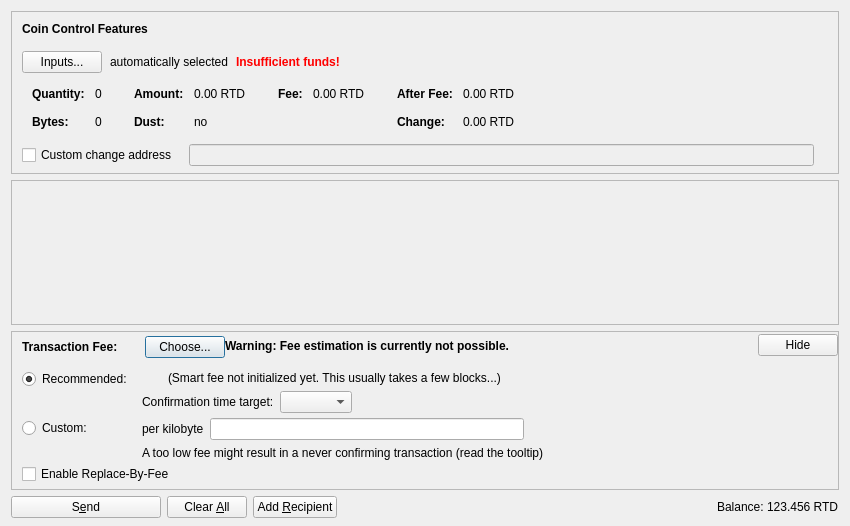
<?xml version="1.0" encoding="UTF-8"?>
<ui version="4.0">
 <class>SendCoinsDialog</class>
 <widget class="QDialog" name="SendCoinsDialog">
  <property name="geometry">
   <rect>
    <x>0</x>
    <y>0</y>
    <width>850</width>
    <height>526</height>
   </rect>
  </property>
  <property name="windowTitle">
   <string>Send Coins</string>
  </property>
  <layout class="QVBoxLayout" name="verticalLayout" stretch="0,1,0,0">
   <property name="bottomMargin">
    <number>8</number>
   </property>
   <item>
    <widget class="QFrame" name="frameCoinControl">
     <property name="sizePolicy">
      <sizepolicy hsizetype="Expanding" vsizetype="Expanding">
       <horstretch>0</horstretch>
       <verstretch>0</verstretch>
      </sizepolicy>
     </property>
     <property name="maximumSize">
      <size>
       <width>16777215</width>
       <height>16777215</height>
      </size>
     </property>
     <property name="frameShape">
      <enum>QFrame::StyledPanel</enum>
     </property>
     <property name="frameShadow">
      <enum>QFrame::Sunken</enum>
     </property>
     <layout class="QVBoxLayout" name="verticalLayoutCoinControl2">
      <property name="spacing">
       <number>0</number>
      </property>
      <property name="leftMargin">
       <number>0</number>
      </property>
      <property name="topMargin">
       <number>0</number>
      </property>
      <property name="rightMargin">
       <number>0</number>
      </property>
      <property name="bottomMargin">
       <number>6</number>
      </property>
      <item>
       <layout class="QVBoxLayout" name="verticalLayoutCoinControl" stretch="0,0,0,0,1">
        <property name="spacing">
         <number>0</number>
        </property>
        <property name="leftMargin">
         <number>10</number>
        </property>
        <property name="topMargin">
         <number>10</number>
        </property>
        <item>
         <layout class="QHBoxLayout" name="horizontalLayoutCoinControl1">
          <property name="bottomMargin">
           <number>15</number>
          </property>
          <item>
           <widget class="QLabel" name="labelCoinControlFeatures">
            <property name="sizePolicy">
             <sizepolicy hsizetype="Preferred" vsizetype="Maximum">
              <horstretch>0</horstretch>
              <verstretch>0</verstretch>
             </sizepolicy>
            </property>
            <property name="font">
             <font>
              <weight>75</weight>
              <bold>true</bold>
             </font>
            </property>
            <property name="styleSheet">
             <string notr="true">font-weight:bold;</string>
            </property>
            <property name="text">
             <string>Coin Control Features</string>
            </property>
           </widget>
          </item>
         </layout>
        </item>
        <item>
         <layout class="QHBoxLayout" name="horizontalLayoutCoinControl2" stretch="0,0,0,0">
          <property name="spacing">
           <number>8</number>
          </property>
          <property name="bottomMargin">
           <number>10</number>
          </property>
          <item>
           <widget class="QPushButton" name="pushButtonCoinControl">
            <property name="styleSheet">
             <string notr="true"/>
            </property>
            <property name="text">
             <string>Inputs...</string>
            </property>
            <property name="autoDefault">
             <bool>false</bool>
            </property>
           </widget>
          </item>
          <item>
           <widget class="QLabel" name="labelCoinControlAutomaticallySelected">
            <property name="text">
             <string>automatically selected</string>
            </property>
            <property name="margin">
             <number>5</number>
            </property>
           </widget>
          </item>
          <item>
           <widget class="QLabel" name="labelCoinControlInsuffFunds">
            <property name="font">
             <font>
              <weight>75</weight>
              <bold>true</bold>
             </font>
            </property>
            <property name="styleSheet">
             <string notr="true">color:red;font-weight:bold;</string>
            </property>
            <property name="text">
             <string>Insufficient funds!</string>
            </property>
            <property name="margin">
             <number>5</number>
            </property>
           </widget>
          </item>
          <item>
           <spacer name="horizontalSpacerCoinControl">
            <property name="orientation">
             <enum>Qt::Horizontal</enum>
            </property>
            <property name="sizeHint" stdset="0">
             <size>
              <width>40</width>
              <height>1</height>
             </size>
            </property>
           </spacer>
          </item>
         </layout>
        </item>
        <item>
         <widget class="QWidget" name="widgetCoinControl" native="true">
          <property name="sizePolicy">
           <sizepolicy hsizetype="Preferred" vsizetype="Preferred">
            <horstretch>0</horstretch>
            <verstretch>0</verstretch>
           </sizepolicy>
          </property>
          <property name="minimumSize">
           <size>
            <width>0</width>
            <height>0</height>
           </size>
          </property>
          <property name="styleSheet">
           <string notr="true"/>
          </property>
          <layout class="QHBoxLayout" name="horizontalLayoutCoinControl5">
           <property name="leftMargin">
            <number>0</number>
           </property>
           <property name="topMargin">
            <number>0</number>
           </property>
           <property name="rightMargin">
            <number>0</number>
           </property>
           <property name="bottomMargin">
            <number>0</number>
           </property>
           <item>
            <layout class="QHBoxLayout" name="horizontalLayoutCoinControl3" stretch="0,0,0,1">
             <property name="spacing">
              <number>20</number>
             </property>
             <property name="topMargin">
              <number>0</number>
             </property>
             <property name="bottomMargin">
              <number>10</number>
             </property>
             <item>
              <layout class="QFormLayout" name="formLayoutCoinControl1">
               <property name="horizontalSpacing">
                <number>10</number>
               </property>
               <property name="verticalSpacing">
                <number>14</number>
               </property>
               <property name="leftMargin">
                <number>10</number>
               </property>
               <property name="topMargin">
                <number>4</number>
               </property>
               <property name="rightMargin">
                <number>6</number>
               </property>
               <item row="0" column="0">
                <widget class="QLabel" name="labelCoinControlQuantityText">
                 <property name="font">
                  <font>
                   <weight>75</weight>
                   <bold>true</bold>
                  </font>
                 </property>
                 <property name="text">
                  <string>Quantity:</string>
                 </property>
                 <property name="margin">
                  <number>0</number>
                 </property>
                </widget>
               </item>
               <item row="0" column="1">
                <widget class="QLabel" name="labelCoinControlQuantity">
                 <property name="cursor">
                  <cursorShape>IBeamCursor</cursorShape>
                 </property>
                 <property name="contextMenuPolicy">
                  <enum>Qt::ActionsContextMenu</enum>
                 </property>
                 <property name="text">
                  <string notr="true">0</string>
                 </property>
                 <property name="margin">
                  <number>0</number>
                 </property>
                 <property name="textInteractionFlags">
                  <set>Qt::LinksAccessibleByMouse|Qt::TextSelectableByKeyboard|Qt::TextSelectableByMouse</set>
                 </property>
                </widget>
               </item>
               <item row="1" column="0">
                <widget class="QLabel" name="labelCoinControlBytesText">
                 <property name="font">
                  <font>
                   <weight>75</weight>
                   <bold>true</bold>
                  </font>
                 </property>
                 <property name="text">
                  <string>Bytes:</string>
                 </property>
                </widget>
               </item>
               <item row="1" column="1">
                <widget class="QLabel" name="labelCoinControlBytes">
                 <property name="cursor">
                  <cursorShape>IBeamCursor</cursorShape>
                 </property>
                 <property name="contextMenuPolicy">
                  <enum>Qt::ActionsContextMenu</enum>
                 </property>
                 <property name="text">
                  <string notr="true">0</string>
                 </property>
                 <property name="textInteractionFlags">
                  <set>Qt::LinksAccessibleByMouse|Qt::TextSelectableByKeyboard|Qt::TextSelectableByMouse</set>
                 </property>
                </widget>
               </item>
              </layout>
             </item>
             <item>
              <layout class="QFormLayout" name="formLayoutCoinControl2">
               <property name="horizontalSpacing">
                <number>10</number>
               </property>
               <property name="verticalSpacing">
                <number>14</number>
               </property>
               <property name="leftMargin">
                <number>6</number>
               </property>
               <property name="topMargin">
                <number>4</number>
               </property>
               <property name="rightMargin">
                <number>6</number>
               </property>
               <item row="0" column="0">
                <widget class="QLabel" name="labelCoinControlAmountText">
                 <property name="font">
                  <font>
                   <weight>75</weight>
                   <bold>true</bold>
                  </font>
                 </property>
                 <property name="text">
                  <string>Amount:</string>
                 </property>
                 <property name="margin">
                  <number>0</number>
                 </property>
                </widget>
               </item>
               <item row="0" column="1">
                <widget class="QLabel" name="labelCoinControlAmount">
                 <property name="cursor">
                  <cursorShape>IBeamCursor</cursorShape>
                 </property>
                 <property name="contextMenuPolicy">
                  <enum>Qt::ActionsContextMenu</enum>
                 </property>
                 <property name="text">
                  <string notr="true">0.00 RTD</string>
                 </property>
                 <property name="textInteractionFlags">
                  <set>Qt::LinksAccessibleByMouse|Qt::TextSelectableByKeyboard|Qt::TextSelectableByMouse</set>
                 </property>
                </widget>
               </item>
               <item row="1" column="0">
                <widget class="QLabel" name="labelCoinControlLowOutputText">
                 <property name="font">
                  <font>
                   <weight>75</weight>
                   <bold>true</bold>
                  </font>
                 </property>
                 <property name="text">
                  <string>Dust:</string>
                 </property>
                </widget>
               </item>
               <item row="1" column="1">
                <widget class="QLabel" name="labelCoinControlLowOutput">
                 <property name="cursor">
                  <cursorShape>IBeamCursor</cursorShape>
                 </property>
                 <property name="contextMenuPolicy">
                  <enum>Qt::ActionsContextMenu</enum>
                 </property>
                 <property name="text">
                  <string notr="true">no</string>
                 </property>
                 <property name="textInteractionFlags">
                  <set>Qt::LinksAccessibleByMouse|Qt::TextSelectableByKeyboard|Qt::TextSelectableByMouse</set>
                 </property>
                </widget>
               </item>
              </layout>
             </item>
             <item>
              <layout class="QFormLayout" name="formLayoutCoinControl3">
               <property name="horizontalSpacing">
                <number>10</number>
               </property>
               <property name="verticalSpacing">
                <number>14</number>
               </property>
               <property name="leftMargin">
                <number>6</number>
               </property>
               <property name="topMargin">
                <number>4</number>
               </property>
               <property name="rightMargin">
                <number>6</number>
               </property>
               <item row="0" column="0">
                <widget class="QLabel" name="labelCoinControlFeeText">
                 <property name="font">
                  <font>
                   <weight>75</weight>
                   <bold>true</bold>
                  </font>
                 </property>
                 <property name="text">
                  <string>Fee:</string>
                 </property>
                 <property name="margin">
                  <number>0</number>
                 </property>
                </widget>
               </item>
               <item row="0" column="1">
                <widget class="QLabel" name="labelCoinControlFee">
                 <property name="cursor">
                  <cursorShape>IBeamCursor</cursorShape>
                 </property>
                 <property name="contextMenuPolicy">
                  <enum>Qt::ActionsContextMenu</enum>
                 </property>
                 <property name="text">
                  <string notr="true">0.00 RTD</string>
                 </property>
                 <property name="textInteractionFlags">
                  <set>Qt::LinksAccessibleByMouse|Qt::TextSelectableByKeyboard|Qt::TextSelectableByMouse</set>
                 </property>
                </widget>
               </item>
              </layout>
             </item>
             <item>
              <layout class="QFormLayout" name="formLayoutCoinControl4">
               <property name="horizontalSpacing">
                <number>10</number>
               </property>
               <property name="verticalSpacing">
                <number>14</number>
               </property>
               <property name="leftMargin">
                <number>6</number>
               </property>
               <property name="topMargin">
                <number>4</number>
               </property>
               <property name="rightMargin">
                <number>6</number>
               </property>
               <item row="0" column="0">
                <widget class="QLabel" name="labelCoinControlAfterFeeText">
                 <property name="font">
                  <font>
                   <weight>75</weight>
                   <bold>true</bold>
                  </font>
                 </property>
                 <property name="text">
                  <string>After Fee:</string>
                 </property>
                 <property name="margin">
                  <number>0</number>
                 </property>
                </widget>
               </item>
               <item row="0" column="1">
                <widget class="QLabel" name="labelCoinControlAfterFee">
                 <property name="cursor">
                  <cursorShape>IBeamCursor</cursorShape>
                 </property>
                 <property name="contextMenuPolicy">
                  <enum>Qt::ActionsContextMenu</enum>
                 </property>
                 <property name="text">
                  <string notr="true">0.00 RTD</string>
                 </property>
                 <property name="textInteractionFlags">
                  <set>Qt::LinksAccessibleByMouse|Qt::TextSelectableByKeyboard|Qt::TextSelectableByMouse</set>
                 </property>
                </widget>
               </item>
               <item row="1" column="0">
                <widget class="QLabel" name="labelCoinControlChangeText">
                 <property name="font">
                  <font>
                   <weight>75</weight>
                   <bold>true</bold>
                  </font>
                 </property>
                 <property name="text">
                  <string>Change:</string>
                 </property>
                </widget>
               </item>
               <item row="1" column="1">
                <widget class="QLabel" name="labelCoinControlChange">
                 <property name="cursor">
                  <cursorShape>IBeamCursor</cursorShape>
                 </property>
                 <property name="contextMenuPolicy">
                  <enum>Qt::ActionsContextMenu</enum>
                 </property>
                 <property name="text">
                  <string notr="true">0.00 RTD</string>
                 </property>
                 <property name="textInteractionFlags">
                  <set>Qt::LinksAccessibleByMouse|Qt::TextSelectableByKeyboard|Qt::TextSelectableByMouse</set>
                 </property>
                </widget>
               </item>
              </layout>
             </item>
            </layout>
           </item>
          </layout>
         </widget>
        </item>
        <item>
         <layout class="QHBoxLayout" name="horizontalLayoutCoinControl4" stretch="0,0,0">
          <property name="spacing">
           <number>12</number>
          </property>
          <property name="sizeConstraint">
           <enum>QLayout::SetDefaultConstraint</enum>
          </property>
          <property name="topMargin">
           <number>5</number>
          </property>
          <property name="rightMargin">
           <number>5</number>
          </property>
          <item>
           <widget class="QCheckBox" name="checkBoxCoinControlChange">
            <property name="toolTip">
             <string>If this is activated, but the change address is empty or invalid, change will be sent to a newly generated address.</string>
            </property>
            <property name="text">
             <string>Custom change address</string>
            </property>
           </widget>
          </item>
          <item>
           <widget class="QValidatedLineEdit" name="lineEditCoinControlChange">
            <property name="enabled">
             <bool>false</bool>
            </property>
            <property name="sizePolicy">
             <sizepolicy hsizetype="Expanding" vsizetype="Fixed">
              <horstretch>0</horstretch>
              <verstretch>0</verstretch>
             </sizepolicy>
            </property>
           </widget>
          </item>
          <item>
           <widget class="QLabel" name="labelCoinControlChangeLabel">
            <property name="sizePolicy">
             <sizepolicy hsizetype="Preferred" vsizetype="Expanding">
              <horstretch>0</horstretch>
              <verstretch>0</verstretch>
             </sizepolicy>
            </property>
            <property name="minimumSize">
             <size>
              <width>0</width>
              <height>0</height>
             </size>
            </property>
            <property name="text">
             <string/>
            </property>
            <property name="margin">
             <number>3</number>
            </property>
           </widget>
          </item>
         </layout>
        </item>
        <item>
         <spacer name="verticalSpacerCoinControl">
          <property name="orientation">
           <enum>Qt::Vertical</enum>
          </property>
          <property name="sizeHint" stdset="0">
           <size>
            <width>800</width>
            <height>1</height>
           </size>
          </property>
         </spacer>
        </item>
       </layout>
      </item>
     </layout>
    </widget>
   </item>
   <item>
    <widget class="QScrollArea" name="scrollArea">
     <property name="widgetResizable">
      <bool>true</bool>
     </property>
     <widget class="QWidget" name="scrollAreaWidgetContents">
      <property name="geometry">
       <rect>
        <x>0</x>
        <y>0</y>
        <width>830</width>
        <height>104</height>
       </rect>
      </property>
      <layout class="QVBoxLayout" name="verticalLayout_2" stretch="0,1">
       <property name="leftMargin">
        <number>0</number>
       </property>
       <property name="topMargin">
        <number>0</number>
       </property>
       <property name="rightMargin">
        <number>0</number>
       </property>
       <property name="bottomMargin">
        <number>0</number>
       </property>
       <item>
        <layout class="QVBoxLayout" name="entries">
         <property name="spacing">
          <number>6</number>
         </property>
        </layout>
       </item>
       <item>
        <spacer name="verticalSpacer">
         <property name="orientation">
          <enum>Qt::Vertical</enum>
         </property>
         <property name="sizeHint" stdset="0">
          <size>
           <width>20</width>
           <height>40</height>
          </size>
         </property>
        </spacer>
       </item>
      </layout>
     </widget>
    </widget>
   </item>
   <item>
    <widget class="QFrame" name="frameFee">
     <property name="sizePolicy">
      <sizepolicy hsizetype="Expanding" vsizetype="Expanding">
       <horstretch>0</horstretch>
       <verstretch>0</verstretch>
      </sizepolicy>
     </property>
     <property name="maximumSize">
      <size>
       <width>16777215</width>
       <height>16777215</height>
      </size>
     </property>
     <property name="frameShape">
      <enum>QFrame::StyledPanel</enum>
     </property>
     <property name="frameShadow">
      <enum>QFrame::Sunken</enum>
     </property>
     <layout class="QVBoxLayout" name="verticalLayoutFee1">
      <property name="spacing">
       <number>0</number>
      </property>
      <property name="leftMargin">
       <number>0</number>
      </property>
      <property name="topMargin">
       <number>0</number>
      </property>
      <property name="rightMargin">
       <number>0</number>
      </property>
      <property name="bottomMargin">
       <number>0</number>
      </property>
      <item>
       <layout class="QVBoxLayout" name="verticalLayoutFee2" stretch="0,0,0">
        <property name="spacing">
         <number>0</number>
        </property>
        <property name="leftMargin">
         <number>10</number>
        </property>
        <property name="topMargin">
         <number>0</number>
        </property>
        <item>
         <layout class="QHBoxLayout" name="horizontalLayoutFee1">
          <property name="bottomMargin">
           <number>0</number>
          </property>
          <item>
           <layout class="QVBoxLayout" name="verticalLayoutFee7">
            <property name="spacing">
             <number>0</number>
            </property>
            <item>
             <spacer name="verticalSpacerSmartFee">
              <property name="orientation">
               <enum>Qt::Vertical</enum>
              </property>
              <property name="sizeType">
               <enum>QSizePolicy::Fixed</enum>
              </property>
              <property name="sizeHint" stdset="0">
               <size>
                <width>1</width>
                <height>4</height>
               </size>
              </property>
             </spacer>
            </item>
            <item>
             <layout class="QHBoxLayout" name="horizontalLayoutSmartFee">
              <property name="spacing">
               <number>10</number>
              </property>
              <item>
               <widget class="QLabel" name="labelFeeHeadline">
                <property name="sizePolicy">
                 <sizepolicy hsizetype="Preferred" vsizetype="Maximum">
                  <horstretch>0</horstretch>
                  <verstretch>0</verstretch>
                 </sizepolicy>
                </property>
                <property name="font">
                 <font>
                  <weight>75</weight>
                  <bold>true</bold>
                 </font>
                </property>
                <property name="styleSheet">
                 <string notr="true">font-weight:bold;</string>
                </property>
                <property name="text">
                 <string>Transaction Fee:</string>
                </property>
               </widget>
              </item>
              <item>
               <widget class="QLabel" name="labelFeeMinimized">
                <property name="text">
                 <string/>
                </property>
               </widget>
              </item>
              <item>
               <widget class="QPushButton" name="buttonChooseFee">
                <property name="text">
                 <string>Choose...</string>
                </property>
               </widget>
              </item>
             </layout>
            </item>
            <item>
             <spacer name="verticalSpacer_5">
              <property name="orientation">
               <enum>Qt::Vertical</enum>
              </property>
              <property name="sizeHint" stdset="0">
               <size>
                <width>1</width>
                <height>1</height>
               </size>
              </property>
             </spacer>
            </item>
           </layout>
          </item>
          <item>
           <widget class="QLabel" name="fallbackFeeWarningLabel">
            <property name="toolTip">
             <string>Using the fallbackfee can result in sending a transaction that will take several hours or days (or never) to confirm. Consider choosing your fee manually or wait until you have validated the complete chain.</string>
            </property>
            <property name="font">
            <font>
                <weight>75</weight>
                <bold>true</bold>
            </font>
            </property>
            <property name="text">
             <string>Warning: Fee estimation is currently not possible.</string>
            </property>
            <property name="wordWrap">
             <bool>false</bool>
            </property>
           </widget>
          </item>
          <item>
           <spacer name="horizontalSpacer_4">
            <property name="orientation">
             <enum>Qt::Horizontal</enum>
            </property>
            <property name="sizeType">
             <enum>QSizePolicy::MinimumExpanding</enum>
            </property>
            <property name="sizeHint" stdset="0">
             <size>
              <width>40</width>
              <height>20</height>
             </size>
            </property>
           </spacer>
          </item>
          <item>
           <widget class="QPushButton" name="buttonMinimizeFee">
            <property name="toolTip">
             <string>collapse fee-settings</string>
            </property>
            <property name="text">
             <string>Hide</string>
            </property>
           </widget>
          </item>
         </layout>
        </item>
        <item>
         <widget class="QFrame" name="frameFeeSelection">
          <layout class="QVBoxLayout" name="verticalLayoutFee12">
           <property name="spacing">
            <number>0</number>
           </property>
           <property name="leftMargin">
            <number>0</number>
           </property>
           <property name="topMargin">
            <number>0</number>
           </property>
           <property name="rightMargin">
            <number>0</number>
           </property>
           <property name="bottomMargin">
            <number>0</number>
           </property>
           <item>
            <layout class="QGridLayout" name="gridLayoutFee">
             <property name="topMargin">
              <number>10</number>
             </property>
             <property name="bottomMargin">
              <number>4</number>
             </property>
             <property name="horizontalSpacing">
              <number>10</number>
             </property>
             <property name="verticalSpacing">
              <number>4</number>
             </property>
             <item row="1" column="1">
              <layout class="QVBoxLayout" name="verticalLayoutFee8">
               <property name="spacing">
                <number>6</number>
               </property>
               <item>
                <layout class="QHBoxLayout" name="horizontalLayoutFee13">
                 <item>
                  <widget class="QLabel" name="labelCustomPerKilobyte">
                   <property name="toolTip">
                    <string>Specify a custom fee per kB (1,000 bytes) of the transaction's virtual size.

Note:  Since the fee is calculated on a per-byte basis, a fee of "100 satoshis per kB" for a transaction size of 500 bytes (half of 1 kB) would ultimately yield a fee of only 50 satoshis.</string>
                   </property>
                   <property name="text">
                    <string>per kilobyte</string>
                   </property>
                  </widget>
                 </item>
                 <item>
                  <widget class="ReptiloidsCoinAmountField" name="customFee"/>
                 </item>
                 <item>
                  <spacer name="horizontalSpacer_6">
                   <property name="orientation">
                    <enum>Qt::Horizontal</enum>
                   </property>
                   <property name="sizeHint" stdset="0">
                    <size>
                     <width>1</width>
                     <height>1</height>
                    </size>
                   </property>
                  </spacer>
                 </item>
                </layout>
               </item>
               <item>
                <layout class="QHBoxLayout" name="horizontalLayoutFee8">
                 <item>
                  <widget class="QLabel" name="labelCustomFeeWarning">
                   <property name="enabled">
                    <bool>true</bool>
                   </property>
                   <property name="toolTip">
                    <string>When there is less transaction volume than space in the blocks, miners as well as relaying nodes may enforce a minimum fee. Paying only this minimum fee is just fine, but be aware that this can result in a never confirming transaction once there is more demand for reptiloidscoin transactions than the network can process.</string>
                   </property>
                   <property name="text">
                    <string>A too low fee might result in a never confirming transaction (read the tooltip)</string>
                   </property>
                  </widget>
                 </item>
                 <item>
                  <spacer name="horizontalSpacer_2">
                   <property name="orientation">
                    <enum>Qt::Horizontal</enum>
                   </property>
                   <property name="sizeHint" stdset="0">
                    <size>
                     <width>1</width>
                     <height>1</height>
                    </size>
                   </property>
                  </spacer>
                 </item>
                </layout>
               </item>
              </layout>
             </item>
             <item row="0" column="0">
              <layout class="QVBoxLayout" name="verticalLayoutFee4" stretch="0,1">
               <item>
                <widget class="QRadioButton" name="radioSmartFee">
                 <property name="text">
                  <string>Recommended:</string>
                 </property>
                 <property name="checked">
                  <bool>true</bool>
                 </property>
                 <attribute name="buttonGroup">
                  <string notr="true">groupFee</string>
                 </attribute>
                </widget>
               </item>
               <item>
                <spacer name="verticalSpacer_2">
                 <property name="orientation">
                  <enum>Qt::Vertical</enum>
                 </property>
                 <property name="sizeHint" stdset="0">
                  <size>
                   <width>1</width>
                   <height>1</height>
                  </size>
                 </property>
                </spacer>
               </item>
              </layout>
             </item>
             <item row="1" column="0">
              <layout class="QVBoxLayout" name="verticalLayoutFee9" stretch="0,1">
               <item>
                <widget class="QRadioButton" name="radioCustomFee">
                 <property name="text">
                  <string>Custom:</string>
                 </property>
                 <attribute name="buttonGroup">
                  <string notr="true">groupFee</string>
                 </attribute>
                </widget>
               </item>
               <item>
                <spacer name="verticalSpacer_6">
                 <property name="orientation">
                  <enum>Qt::Vertical</enum>
                 </property>
                 <property name="sizeHint" stdset="0">
                  <size>
                   <width>1</width>
                   <height>1</height>
                  </size>
                 </property>
                </spacer>
               </item>
              </layout>
             </item>
             <item row="0" column="1">
              <layout class="QVBoxLayout" name="verticalLayoutFee3" stretch="0,0,1">
               <property name="spacing">
                <number>6</number>
               </property>
               <property name="topMargin">
                <number>2</number>
               </property>
               <item>
                <layout class="QHBoxLayout" name="horizontalLayoutFee12">
                 <item>
                  <widget class="QLabel" name="labelSmartFee">
                   <property name="text">
                    <string/>
                   </property>
                  </widget>
                 </item>
                 <item>
                  <widget class="QLabel" name="labelFeeEstimation">
                   <property name="text">
                    <string/>
                   </property>
                  </widget>
                 </item>
                 <item>
                  <widget class="QLabel" name="labelSmartFee2">
                   <property name="text">
                    <string>(Smart fee not initialized yet. This usually takes a few blocks...)</string>
                   </property>
                  </widget>
                 </item>
                 <item>
                  <spacer name="horizontalSpacer_5">
                   <property name="orientation">
                    <enum>Qt::Horizontal</enum>
                   </property>
                   <property name="sizeHint" stdset="0">
                    <size>
                     <width>1</width>
                     <height>1</height>
                    </size>
                   </property>
                  </spacer>
                 </item>
                </layout>
               </item>
               <item>
                <layout class="QHBoxLayout" name="horizontalLayoutFee9">
                 <item>
                  <layout class="QVBoxLayout" name="verticalLayoutFee6">
                   <item>
                    <widget class="QLabel" name="labelSmartFee3">
                     <property name="text">
                      <string>Confirmation time target:</string>
                     </property>
                    </widget>
                   </item>
                  </layout>
                 </item>
                 <item>
                  <layout class="QVBoxLayout" name="verticalLayoutFee5">
                   <property name="rightMargin">
                    <number>30</number>
                   </property>
                   <item>
                    <layout class="QHBoxLayout" name="horizontalLayoutConfTarget">
                     <property name="bottomMargin">
                      <number>0</number>
                     </property>
                     <item>
                      <widget class="QComboBox" name="confTargetSelector"/>
                     </item>
                     <item>
                      <spacer name="horizontalSpacerConfTarget">
                       <property name="orientation">
                        <enum>Qt::Horizontal</enum>
                       </property>
                       <property name="sizeHint" stdset="0">
                        <size>
                         <width>40</width>
                         <height>20</height>
                        </size>
                       </property>
                      </spacer>
                     </item>
                    </layout>
                   </item>
                  </layout>
                 </item>
                </layout>
               </item>
               <item>
                <spacer name="verticalSpacer_4">
                 <property name="orientation">
                  <enum>Qt::Vertical</enum>
                 </property>
                 <property name="sizeHint" stdset="0">
                  <size>
                   <width>1</width>
                   <height>1</height>
                  </size>
                 </property>
                </spacer>
               </item>
              </layout>
             </item>
            </layout>
           </item>
           <item>
            <widget class="QCheckBox" name="optInRBF">
             <property name="text">
              <string>Enable Replace-By-Fee</string>
             </property>
             <property name="toolTip">
              <string>With Replace-By-Fee (BIP-125) you can increase a transaction's fee after it is sent. Without this, a higher fee may be recommended to compensate for increased transaction delay risk.</string>
             </property>
            </widget>
           </item>
          </layout>
         </widget>
        </item>
        <item>
         <spacer name="verticalSpacerFee">
          <property name="orientation">
           <enum>Qt::Vertical</enum>
          </property>
          <property name="sizeHint" stdset="0">
           <size>
            <width>40</width>
            <height>5</height>
           </size>
          </property>
         </spacer>
        </item>
       </layout>
      </item>
     </layout>
    </widget>
   </item>
   <item>
    <layout class="QHBoxLayout" name="horizontalLayout">
     <item>
      <widget class="QPushButton" name="sendButton">
       <property name="minimumSize">
        <size>
         <width>150</width>
         <height>0</height>
        </size>
       </property>
       <property name="toolTip">
        <string>Confirm the send action</string>
       </property>
       <property name="text">
        <string>S&amp;end</string>
       </property>
       <property name="icon">
        <iconset resource="../reptiloidscoin.qrc">
         <normaloff>:/icons/send</normaloff>:/icons/send</iconset>
       </property>
       <property name="autoDefault">
        <bool>false</bool>
       </property>
       <property name="default">
        <bool>false</bool>
       </property>
      </widget>
     </item>
     <item>
      <widget class="QPushButton" name="clearButton">
       <property name="sizePolicy">
        <sizepolicy hsizetype="Minimum" vsizetype="Fixed">
         <horstretch>0</horstretch>
         <verstretch>0</verstretch>
        </sizepolicy>
       </property>
       <property name="toolTip">
        <string>Clear all fields of the form.</string>
       </property>
       <property name="text">
        <string>Clear &amp;All</string>
       </property>
       <property name="icon">
        <iconset resource="../reptiloidscoin.qrc">
         <normaloff>:/icons/remove</normaloff>:/icons/remove</iconset>
       </property>
       <property name="autoDefault">
        <bool>false</bool>
       </property>
      </widget>
     </item>
     <item>
      <widget class="QPushButton" name="addButton">
       <property name="toolTip">
        <string>Send to multiple recipients at once</string>
       </property>
       <property name="text">
        <string>Add &amp;Recipient</string>
       </property>
       <property name="icon">
        <iconset resource="../reptiloidscoin.qrc">
         <normaloff>:/icons/add</normaloff>:/icons/add</iconset>
       </property>
       <property name="autoDefault">
        <bool>false</bool>
       </property>
      </widget>
     </item>
     <item>
      <spacer name="horizontalSpacer">
       <property name="orientation">
        <enum>Qt::Horizontal</enum>
       </property>
       <property name="sizeHint" stdset="0">
        <size>
         <width>40</width>
         <height>20</height>
        </size>
       </property>
      </spacer>
     </item>
     <item>
      <layout class="QHBoxLayout" name="horizontalLayout_2">
       <property name="spacing">
        <number>3</number>
       </property>
       <item>
        <widget class="QLabel" name="label">
         <property name="sizePolicy">
          <sizepolicy hsizetype="Preferred" vsizetype="Fixed">
           <horstretch>0</horstretch>
           <verstretch>0</verstretch>
          </sizepolicy>
         </property>
         <property name="text">
          <string>Balance:</string>
         </property>
        </widget>
       </item>
       <item>
        <widget class="QLabel" name="labelBalance">
         <property name="sizePolicy">
          <sizepolicy hsizetype="Preferred" vsizetype="Fixed">
           <horstretch>0</horstretch>
           <verstretch>0</verstretch>
          </sizepolicy>
         </property>
         <property name="cursor">
          <cursorShape>IBeamCursor</cursorShape>
         </property>
         <property name="text">
          <string notr="true">123.456 RTD</string>
         </property>
         <property name="textInteractionFlags">
          <set>Qt::LinksAccessibleByMouse|Qt::TextSelectableByKeyboard|Qt::TextSelectableByMouse</set>
         </property>
        </widget>
       </item>
      </layout>
     </item>
    </layout>
   </item>
  </layout>
 </widget>
 <customwidgets>
  <customwidget>
   <class>QValidatedLineEdit</class>
   <extends>QLineEdit</extends>
   <header>qt/qvalidatedlineedit.h</header>
  </customwidget>
  <customwidget>
   <class>ReptiloidsCoinAmountField</class>
   <extends>QLineEdit</extends>
   <header>qt/reptiloidscoinamountfield.h</header>
   <container>1</container>
  </customwidget>
 </customwidgets>
 <resources>
  <include location="../reptiloidscoin.qrc"/>
 </resources>
 <connections/>
 <buttongroups>
  <buttongroup name="groupFee"/>
 </buttongroups>
</ui>
